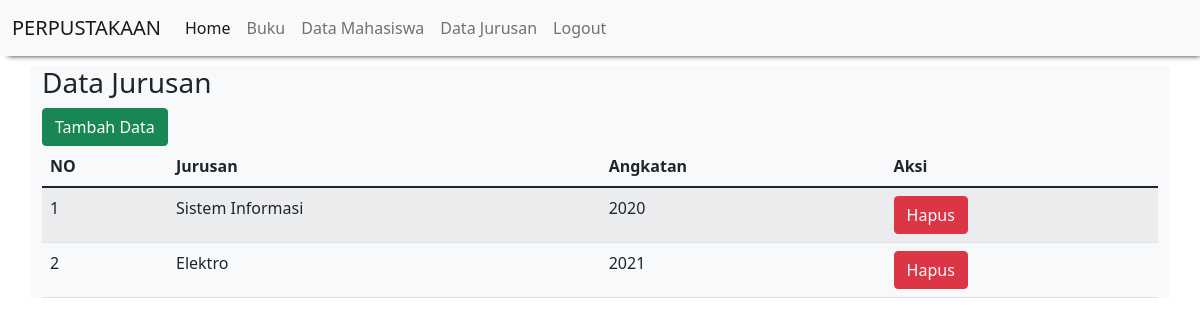
The app's page /tampil_jurusan.php (signed in) with its own data.
### tables this page shows
CREATE TABLE `jurusan` (
  `id_jurusan` int(11) NOT NULL,
  `nama_jurusan` varchar(20) NOT NULL,
  `angkatan` varchar(20) NOT NULL
);

### tampil_jurusan.php (the view, shortened to what this page needs)
<?php
include "header.php";
?>
<!DOCTYPE html>
<html lang="en">
<head>
    <link href="https://cdn.jsdelivr.net/npm/bootstrap@5.1.1/dist/css/bootstrap.min.css" rel="stylesheet">
</head>
<body>
    <h3>Data Jurusan</h3>
    <a href="tambah_jurusan.php" class="btn btn-success">Tambah Data</a>
    <table class="table table-hover table-striped">
        <thead>
            <tr>
                <th>NO</th><th>Jurusan</th><th>Angkatan</th>
                <th>Aksi</th>
            </tr>
        </thead>
        <tbody>
            <?php
            include "koneksi.php";
            $qry_jurusan=mysqli_query($conn,"select * from jurusan");
            $no=0;
            while($data_jurusan=mysqli_fetch_array($qry_jurusan)) {
                $no++;?>
                <tr>
                <td><?=$no?></td>
                <td><?=$data_jurusan['nama_jurusan']?></td>
                <td><?=$data_jurusan['angkatan']?></td>
                <td><a href="hapus_jurusan.php?id_jurusan=<?=$data_jurusan['id_jurusan']?>" onclick="return confirm('Apakah anda yakin menghapus data ini?')" class="btn btn-danger">Hapus</a></td>
                </tr>
                <?php
            }
            ?>
        </tbody>
    </table>
</body>
</html>

### records on screen
jurusan: nama_jurusan "Sistem Informasi", angkatan "2020"
jurusan: nama_jurusan "Elektro", angkatan "2021"
